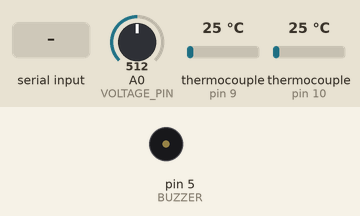
Bench run of a sketch on a simulated Arduino Uno, built with avr-gcc and run on an emulated ATmega328P. On the bench: buzzer (waves = sounding). The inputs (shaded band) are chosen by the test bench; at power-on: A0 (VOLTAGE_PIN) = 512, thermocouple (sensors on pin 9, pin 10) 25 °C. What the sketch prints to the serial monitor is not drawn.

Above: at 1.7 s.
1.8 s: "ALARM\n" received over Serial
At 2.6 s:
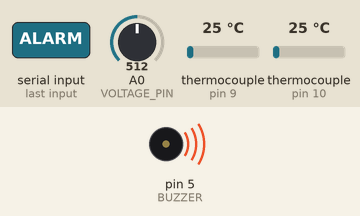
Timing chart, 0 to 10.8 s (numbered marks = the images above; inputs shaded):
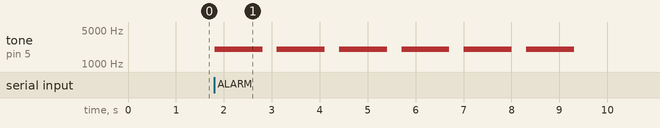

Measured:
- after the input at 1.8 s, tone on pin 5 (BUZZER): alternates 2000 Hz for 1.0 s and silent for 0.30 s, 12 changes in all, then stays silent, starting at once

The sketch:

test-termocouple.ino
```cpp
#include "max6675.h"

int thermoDO = 12;
int thermoCLK = 13;
int thermoCS1 = 10;
int thermoCS2 = 9;

#define BUZZER 5
#define VOLTAGE_PIN A0

float vin;
float vout;

float R1 = 10000.0;
float R2 = 10000.0;
float ratio = R2 / (R1 + R2);
float VREF = 5.0;
float K = 1.024;

MAX6675 thermocouple1(thermoCLK, thermoCS1, thermoDO);
MAX6675 thermocouple2(thermoCLK, thermoCS2, thermoDO);

unsigned long lastPrintTime = 0;
const unsigned long printInterval = 1000;

// =======================
void setup() {

  pinMode(VOLTAGE_PIN, INPUT);
  pinMode(BUZZER, OUTPUT);

  Serial.begin(9600);

  delay(500);
}

// =======================
void loop() {

  checkSerialCommand();

  if (millis() - lastPrintTime >= printInterval) {

    lastPrintTime = millis();

    float offset1 = -2.3;
    float offset2 = -2.3;

    float temp1 = thermocouple1.readCelsius() + offset1;
    float temp2 = thermocouple2.readCelsius() + offset2;

    long sum = 0;
    float offset_v = 0.67;
    for (int i = 0; i < 10; i++) {
      sum += analogRead(VOLTAGE_PIN);
    }

    vin = sum / 10.0;
    vout = vin * (VREF / 1023.0) / ratio * K - offset_v;
    float percent = (vout - 6.5) / (8.15 - 6.5) * 100.0;

    if (percent > 100) percent = 100;
    if (percent < 0) percent = 0;

    Serial.print(temp1);
    Serial.print(",");
    Serial.print(temp2);
    Serial.print(",");
    Serial.println(percent);
  }
}

// =======================
// SERIAL COMMAND
// =======================
void checkSerialCommand() {

  if (Serial.available()) {

    String cmd = Serial.readStringUntil('\n');
    cmd.trim();

    if (cmd == "BEEP") {

      tone(BUZZER, 2000);
      delay(300);
      noTone(BUZZER);
    }

    else if (cmd == "ALARM") {

      for (int i = 0; i < 6; i++) {

        tone(BUZZER, 2000);
        delay(1000);
        noTone(BUZZER);
        delay(300);

      }
    }
  }
}
```
